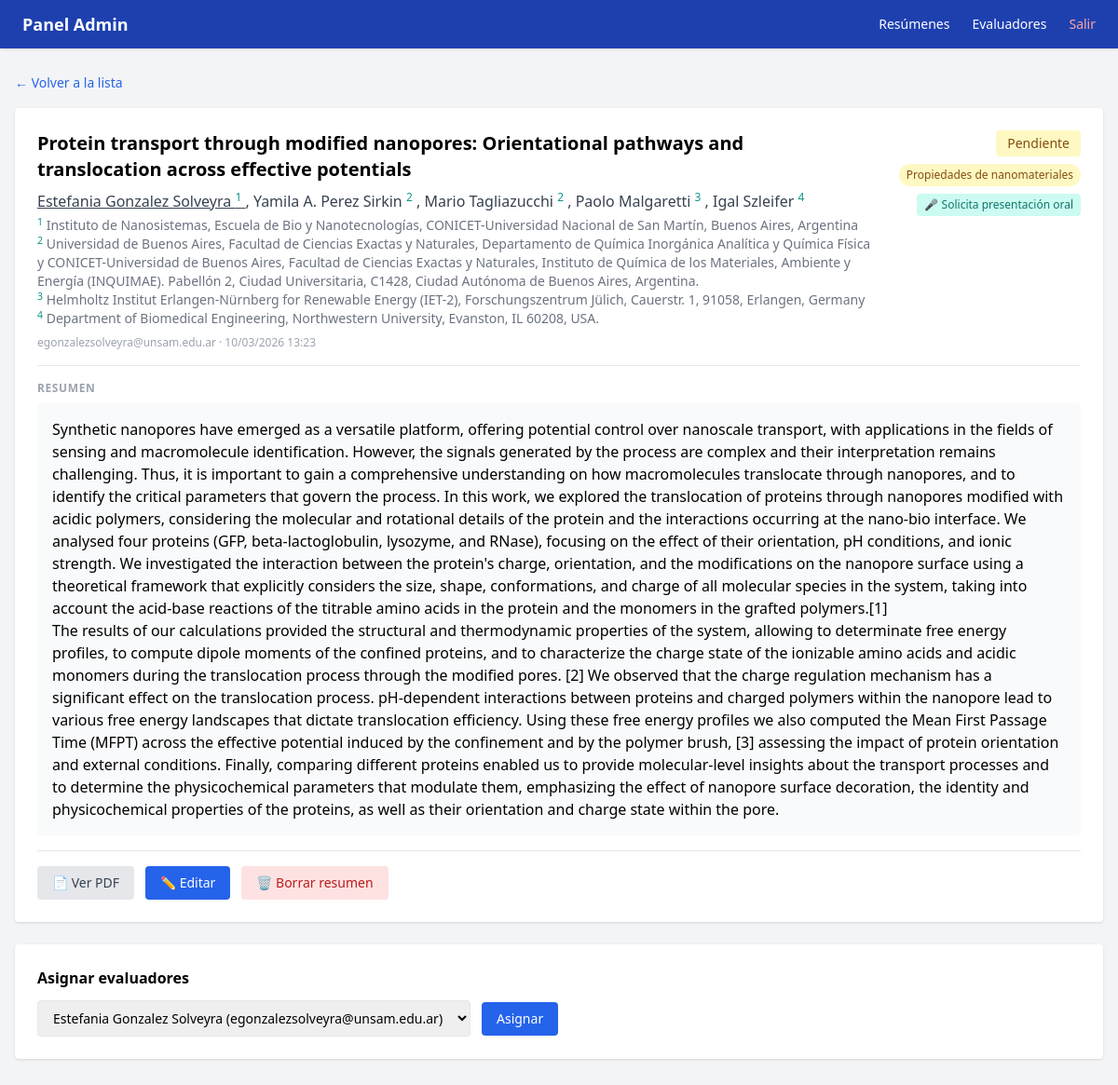
/admin/abstracts/9 (signed in), run on the app's committed database.
### app/models.py (models this page shows)
class Abstract(Base):
    __tablename__ = "abstracts"
    id = Column(Integer, primary_key=True, index=True)
    titulo = Column(String, nullable=False)
    autor = Column(String, nullable=False)
    afiliacion = Column(String, nullable=False)
    email_autor = Column(String, nullable=False)
    contenido_html = Column(Text, nullable=False)
    presentacion_oral = Column(Integer, default=0)  # 1 = sí
    estado = Column(Enum(EstadoEnum), default=EstadoEnum.pendiente)
    fecha_envio = Column(DateTime, default=datetime.utcnow)
    reviews = relationship("Review", back_populates="abstract")
    asignaciones = relationship("Asignacion", back_populates="abstract")
    autores = relationship("Autor", back_populates="abstract", order_by="Autor.orden")
    afiliaciones = relationship("Afiliacion", back_populates="abstract", order_by="Afiliacion.orden")
    area_tematica = Column(String, nullable=True)
    referencias_html = Column(Text, nullable=True)

class Autor(Base):
    __tablename__ = "autores"
    id = Column(Integer, primary_key=True, index=True)
    abstract_id = Column(Integer, ForeignKey("abstracts.id"), nullable=False)
    nombre = Column(String, nullable=False)
    orden = Column(Integer, nullable=False)
    es_presentador = Column(Integer, default=0)  # 1 = sí
    afiliaciones_ids = Column(String, nullable=True)  # ej: "1,2"
    abstract = relationship("Abstract", back_populates="autores")

class Afiliacion(Base):
    __tablename__ = "afiliaciones"
    id = Column(Integer, primary_key=True, index=True)
    abstract_id = Column(Integer, ForeignKey("abstracts.id"), nullable=False)
    nombre = Column(String, nullable=False)
    orden = Column(Integer, nullable=False)
    abstract = relationship("Abstract", back_populates="afiliaciones")

### app/main.py (the view)
@app.get("/admin/abstracts/{abstract_id}", response_class=HTMLResponse)
def admin_abstract_detail(
    abstract_id: int,
    request: Request,
    current_user: models.User = Depends(require_admin),
    db: Session = Depends(get_db)
):
    abstract = db.query(models.Abstract).filter(models.Abstract.id == abstract_id).first()
    if not abstract:
        raise HTTPException(status_code=404, detail="No encontrado")
    evaluadores = db.query(models.User).filter(models.User.role == models.RoleEnum.evaluador).all()
    asignados_ids = [a.evaluador_id for a in abstract.asignaciones]
    evaluadores_disponibles = [e for e in evaluadores if e.id not in asignados_ids]
    reviews = db.query(models.Review).filter(models.Review.abstract_id == abstract_id).all()
    return templates.TemplateResponse("admin/abstract_detail.html", {
        "request": request,
        "abstract": abstract,
        "evaluadores_disponibles": evaluadores_disponibles,
        "reviews": reviews,
        "current_user": current_user
    })

### app/templates/admin/abstract_detail.html (shortened to what this page needs)
{% extends "admin/base.html" %}
{% block content %}
<a href="/admin" class="text-blue-600 text-sm hover:underline">← Volver a la lista</a>
<div class="mt-4 bg-white rounded shadow p-6 mb-6">
    <div class="flex flex-col md:flex-row md:items-start md:justify-between mb-4 gap-3">
        <div class="flex-1">
            <h1 class="text-xl font-bold">{{ abstract.titulo | safe }}</h1>
            <p class="text-gray-700 mt-2">
                {% for autor in abstract.autores %}
                    {% if autor.es_presentador %}<span class="underline">{% endif %}
                    {{ autor.nombre }}
                    {% if autor.afiliaciones_ids %}
                        <sup class="text-teal-600 text-xs">{{ autor.afiliaciones_ids }}</sup>
                    {% endif %}
                    {% if autor.es_presentador %}</span>{% endif %}
                    {% if not loop.last %}, {% endif %}
                {% endfor %}
            </p>
            <div class="mt-1">
                {% for afil in abstract.afiliaciones %}
                    <p class="text-gray-500 text-sm">
                        <sup class="text-teal-600">{{ afil.orden }}</sup> {{ afil.nombre }}
                    </p>
                {% endfor %}
            </div>
            <p class="text-gray-400 text-xs mt-2">
                {{ abstract.email_autor }} · {{ abstract.fecha_envio.strftime('%d/%m/%Y %H:%M') }}
            </p>
        </div>
        <div class="flex flex-row md:flex-col items-start md:items-end flex-wrap gap-2 md:ml-4">
            {% if abstract.estado.value == 'pendiente' %}
                <span class="bg-yellow-100 text-yellow-800 px-3 py-1 rounded text-sm">Pendiente</span>
            {% elif abstract.estado.value == 'aprobado' %}
                <span class="bg-green-100 text-green-800 px-3 py-1 rounded text-sm">Aprobado</span>
            {% else %}
                <span class="bg-red-100 text-red-800 px-3 py-1 rounded text-sm">Rechazado</span>
            {% endif %}
            {% set area_info = {
                '1': ('Síntesis de nanomateriales', 'bg-blue-100 text-blue-800'),
                '2': ('Autoensamblado', 'bg-purple-100 text-purple-800'),
                '3': ('Nanobiointerfaces', 'bg-green-100 text-green-800'),
                '4': ('Superficies', 'bg-orange-100 text-orange-800'),
                '5': ('Propiedades de nanomateriales', 'bg-yellow-100 text-yellow-800'),
                '6': ('Aplicaciones', 'bg-teal-100 text-teal-800'),
                '7': ('Nanotecnología y Salud', 'bg-red-100 text-red-800'),
            } %}
            {% set info = area_info.get(abstract.area_tematica, ('—', 'bg-gray-100 text-gray-500')) %}
            <span class="px-2 py-1 rounded-full text-xs font-medium {{ info[1] }}">{{ info[0] }}</span>
            {% if abstract.presentacion_oral %}
                <span class="bg-teal-100 text-teal-700 px-2 py-1 rounded text-xs">🎤 Solicita presentación oral</span>
            {% else %}
                <span class="bg-gray-100 text-gray-500 px-2 py-1 rounded text-xs">📋 Solo póster</span>
            {% endif %}
        </div>
    </div>
    <div class="border-t pt-4 mb-4">
        <p class="text-xs text-gray-400 font-semibold uppercase tracking-wider mb-2">Resumen</p>
        <div class="prose max-w-none bg-gray-50 rounded p-4">
            {{ abstract.contenido_html | safe }}
        </div>
    </div>
<div class="border-t pt-4 flex flex-wrap gap-3">
    <a href="/abstracts/{{ abstract.id }}/pdf" target="_blank"
        class="bg-gray-200 text-gray-700 px-4 py-2 rounded hover:bg-gray-300 text-sm inline-block">📄 Ver PDF</a>
    <a href="/admin/abstracts/{{ abstract.id }}/edit"
        class="bg-blue-600 text-white px-4 py-2 rounded hover:bg-blue-700 text-sm inline-block">✏️ Editar</a>
    <form method="post" action="/admin/abstracts/{{ abstract.id }}/delete"
        onsubmit="return confirm('¿Seguro que querés borrar este resumen? Esta acción no se puede deshacer.')">
        <button class="bg-red-100 text-red-700 px-4 py-2 rounded hover:bg-red-200 text-sm">🗑 Borrar resumen</button>
    </form>
</div>
</div>
<div class="bg-white rounded shadow p-6 mb-6">
    <h2 class="font-semibold mb-3">Asignar evaluadores</h2>
    {% if evaluadores_disponibles %}
    <form method="post" action="/admin/abstracts/{{ abstract.id }}/asignar" class="flex flex-col sm:flex-row gap-3 items-start sm:items-center">
        <select name="evaluador_id" class="w-full sm:w-auto border rounded px-3 py-2 text-sm focus:outline-none focus:ring-2 focus:ring-blue-400">
            {% for e in evaluadores_disponibles %}
                <option value="{{ e.id }}">{{ e.nombre }} ({{ e.email }})</option>
            {% endfor %}
        </select>
        <button class="bg-blue-600 text-white px-4 py-2 rounded hover:bg-blue-700 text-sm whitespace-nowrap">Asignar</button>
    </form>
    {% else %}
        <p class="text-gray-400 text-sm">No hay evaluadores disponibles. <a href="/admin/evaluadores" class="text-blue-600 hover:underline">Crear evaluadores</a></p>
    {% endif %}
</div>
{% endblock %}

### data on the page
Abstract: titulo "Protein transport through modified nanopores: Orientational pathways and translocation across effective potentials", email_autor "egonzalezsolveyra@unsam.edu.ar", fecha_envio "10/03/2026 13:23", contenido_html "Synthetic nanopores have emerged as a versatile platform, offering potential control over nanoscale transport, with applications in the fields of sensing and macromolecule identification. However, the signals generated by the process are complex and their interpretation remains challenging. Thus, it is important to gain a comprehensive understanding on how macromolecules translocate through nanopores, and to identify the critical parameters that govern the process. In this work, we explored the translocation of proteins through nanopores modified with acidic polymers, considering the molecular and rotational details of the protein and the interactions occurring at the nano-bio interface. We…"
Autor: nombre "Estefania Gonzalez Solveyra", afiliaciones_ids "1"
Autor: nombre "Yamila A. Perez Sirkin", afiliaciones_ids "2"
Autor: nombre "Mario Tagliazucchi", afiliaciones_ids "2"
Autor: nombre "Paolo Malgaretti", afiliaciones_ids "3"
Autor: nombre "Igal Szleifer", afiliaciones_ids "4"
Afiliacion: orden "1", nombre "Instituto de Nanosistemas, Escuela de Bio y Nanotecnologías, CONICET-Universidad Nacional de San Martín, Buenos Aires, Argentina"
Afiliacion: orden "2", nombre "Universidad de Buenos Aires, Facultad de Ciencias Exactas y Naturales, Departamento de Química Inorgánica Analítica y Química Física y CONICET-Universidad de Buenos Aires, Facultad de Ciencias Exactas y Naturales, Instituto de Química de los Materiales, Ambiente y Energía (INQUIMAE). Pabellón 2, Ciudad Universitaria, C1428, Ciudad Autónoma de Buenos Aires, Argentina."
Afiliacion: orden "3", nombre "Helmholtz Institut Erlangen-Nürnberg for Renewable Energy (IET-2), Forschungszentrum Jülich, Cauerstr. 1, 91058, Erlangen, Germany"
Afiliacion: orden "4", nombre "Department of Biomedical Engineering, Northwestern University, Evanston, IL 60208, USA."

### other printed values
{{ info[0] }} "Propiedades de nanomateriales"
form field evaluador_id "Estefania Gonzalez Solveyra (egonzalezsolveyra@unsam.edu.ar)"
